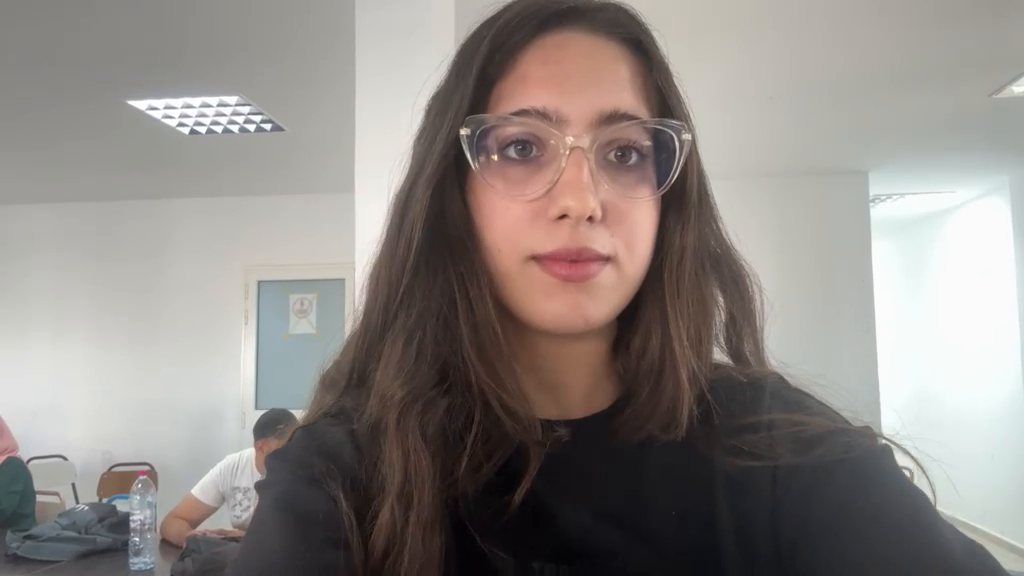
#> input picture frame 24 of data/raw/face_video.mp4, 1024 x 576 px
$ python process_video.py
#> lines starting #> are read from the running program, lines starting #| are printed output that depends on the picture; after the words box and inside, x2 and y2 are one past the last pixel; in counts of white or black regions, pixels touching at a corner belong together
from pathlib import Path
import cv2
import numpy as np
import pandas as pd
import matplotlib.pyplot as plt
from scipy.signal import butter, sosfiltfilt


# Project paths
ROOT = Path(__file__).resolve().parents[1]
INPUT_VIDEO = ROOT / "data" / "raw" / "face_video.mp4"
OUTPUT_DIR = ROOT / "outputs"

OUTPUT_DIR.mkdir(parents=True, exist_ok=True)


def get_face_detector():
    """Load OpenCV's pretrained frontal-face detector."""
    cascade_path = (
        cv2.data.haarcascades
        + "haarcascade_frontalface_default.xml"
    )

    detector = cv2.CascadeClassifier(cascade_path)

    if detector.empty():
        raise RuntimeError("Could not load the face detector.")

    return detector


def extract_regions(face):
    """
    Estimate forehead and cheek ROIs relative to a face box.

    These are approximate rectangular regions, not facial landmarks.
    """
    x, y, w, h = face

    return {
        "forehead": (
            x + int(0.25 * w),
            y + int(0.15 * h),
            int(0.50 * w),
            int(0.18 * h),
        ),
        "left_cheek": (
            x + int(0.12 * w),
            y + int(0.48 * h),
            int(0.30 * w),
            int(0.20 * h),
        ),
        "right_cheek": (
            x + int(0.58 * w),
            y + int(0.48 * h),
            int(0.30 * w),
            int(0.20 * h),
        ),
    }


def mean_green(frame, roi):
    """Return mean green-channel intensity for a rectangular ROI."""
    x, y, w, h = roi

    height, width = frame.shape[:2]
    x1 = max(0, x)
    y1 = max(0, y)
    x2 = min(width, x + w)
    y2 = min(height, y + h)

    if x2 <= x1 or y2 <= y1:
        return np.nan

    crop = frame[y1:y2, x1:x2]

    if crop.size == 0:
        return np.nan

    # OpenCV uses BGR channel order: green is index 1.
    return float(np.mean(crop[:, :, 1]))


def filter_signal(signal, fps):
    """
    Apply a 0.7–3.0 Hz exploratory band-pass filter.
    This range corresponds roughly to 42–180 cycles/minute.
    """
    signal = np.asarray(signal, dtype=float)

    if len(signal) < 30 or fps <= 6.0:
        return None

    if not np.isfinite(signal).all():
        return None

    signal = signal - np.mean(signal)

    nyquist = fps / 2.0
    low = 0.7 / nyquist
    high = min(3.0 / nyquist, 0.99)

    if not 0 < low < high < 1:
        return None

    sos = butter(
        3,
        [low, high],
        btype="bandpass",
        output="sos",
    )

    try:
        return sosfiltfilt(sos, signal)
    except ValueError:
        return None


def main():
    if not INPUT_VIDEO.exists():
        raise FileNotFoundError(
            f"Video not found: {INPUT_VIDEO}\n"
            "Place your video at data/raw/face_video.mp4"
        )

    detector = get_face_detector()
    cap = cv2.VideoCapture(str(INPUT_VIDEO))

    if not cap.isOpened():
        raise RuntimeError("Could not open the input video.")

    fps = cap.get(cv2.CAP_PROP_FPS)

    if not np.isfinite(fps) or fps <= 0:
        cap.release()
        raise RuntimeError("Could not determine video FPS.")

    rows = []
    frame_index = 0


    fourcc = cv2.VideoWriter_fourcc(*"XVID")
    annotated_path = OUTPUT_DIR / "annotated.avi"  # extension .avi
    annotated_path = OUTPUT_DIR / "annotated.mp4"
    annotated_writer = None

    cv2.namedWindow("FacePulse - live", cv2.WINDOW_NORMAL)
    cv2.setWindowProperty(
    "FacePulse - live",
    cv2.WND_PROP_TOPMOST,
    1
)
    cv2.resizeWindow("FacePulse - live", 960, 540)

    while True:
        ok, frame = cap.read()
#> frame is the input picture: shape (576, 1024, 3); mean B, G, R 131.6, 135.5, 141.8

        if not ok:
            break

        gray = cv2.cvtColor(frame, cv2.COLOR_BGR2GRAY)
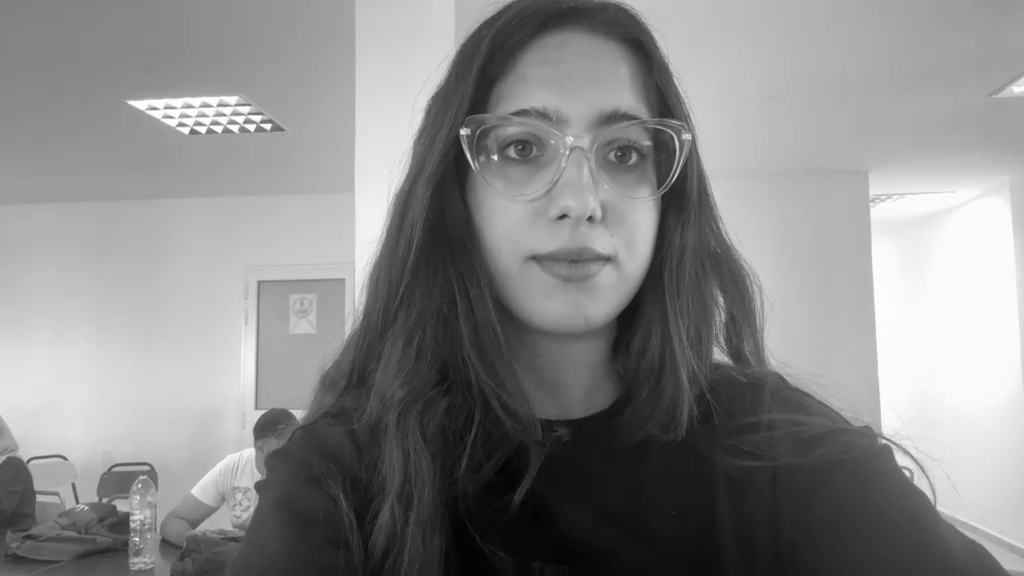
#> gray: shape (576, 1024); min 2, max 255, mean 136.9

        faces = detector.detectMultiScale(
            gray,
            scaleFactor=1.1,
            minNeighbors=5,
            minSize=(80, 80),
        )
#> faces = [[437, 56, 268, 268]]

        row = {
            "time_seconds": frame_index / fps,
            "face_detected": False,
            "forehead_green": np.nan,
            "left_cheek_green": np.nan,
            "right_cheek_green": np.nan,
        }


        green_view = frame[:, :, 1]

        if len(faces) > 0:
            # Use the largest detected face.
            x, y, w, h = max(
                faces,
                key=lambda box: box[2] * box[3],
            )
#> x = 437; y = 56; w = 268; h = 268

            row["face_detected"] = True

            cv2.rectangle(
                frame,
                (x, y),
                (x + w, y + h),
                (0, 255, 0),
                2,
            )
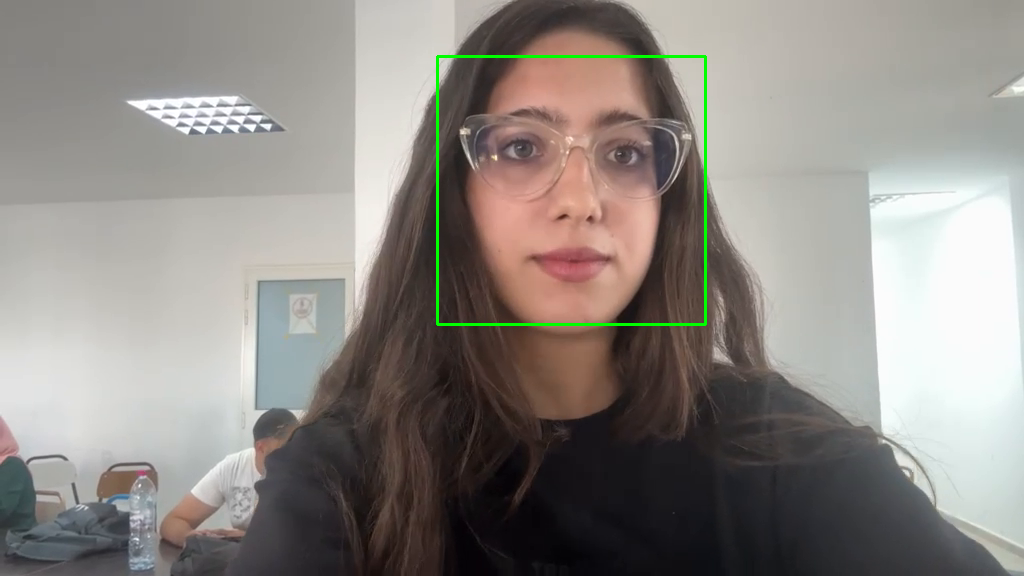
#> frame: shape (576, 1024, 3); 0.54% of pixels changed, all inside (x1, y1, x2, y2) = (436, 55, 707, 326)

            regions = extract_regions((x, y, w, h))
#> in extract_regions, `x, y, w, h = face`: x = 437; y = 56; w = 268
#> regions = {'forehead': (504, 96, 134, 48), 'left_cheek': (469, 184, 80, 53), 'right_cheek': (592, 184, 80, 53)}

            for name, roi in regions.items():
                value = mean_green(frame, roi)
                row[f"{name}_green"] = value

                rx, ry, rw, rh = roi
                cv2.rectangle(
                    frame,
                    (rx, ry),
                    (rx + rw, ry + rh),
                    (255, 180, 0),
                    2,
                )


                if not np.isnan(value):
                    cv2.putText(
                        frame,
                        f"{name}: {value:.2f}",
                        (rx, max(20, ry - 6)),
                        cv2.FONT_HERSHEY_SIMPLEX,
                        0.5,
                        (255, 255, 255),
                        1,
                        cv2.LINE_AA,
                    )
#> this loop made 3 passes
#> (name, x in mean_green, y in mean_green, w in mean_green, h in mean_green, x1 in mean_green, y1 in mean_green, x2 in mean_green) on passes 1 to 3: ('forehead', 504, 96, 134, 48, 504, 96, 638), ('left_cheek', 469, 184, 80, 53, 469, 184, 549), ('right_cheek', 592, 184, 80, 53, 592, 184, 672)
#> pass 1, in mean_green, `crop = frame[y1:y2, x1:x2]`:
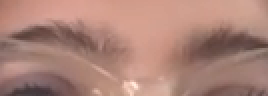
#> crop: shape (48, 134, 3) (shown 2 times larger); mean B, G, R 119.6, 131.1, 171.7
#> pass 2, in mean_green (call 2), `crop = frame[y1:y2, x1:x2]`:
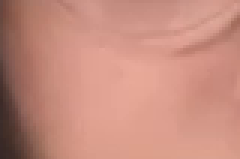
#> crop: shape (53, 80, 3) (shown 3 times larger); mean B, G, R 126.3, 140.5, 198.1
#> pass 3, in mean_green (call 3), `crop = frame[y1:y2, x1:x2]`:
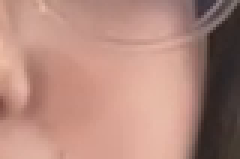
#> crop: shape (53, 80, 3) (shown 3 times larger); mean B, G, R 125, 136.8, 178.9
#> after the loop:
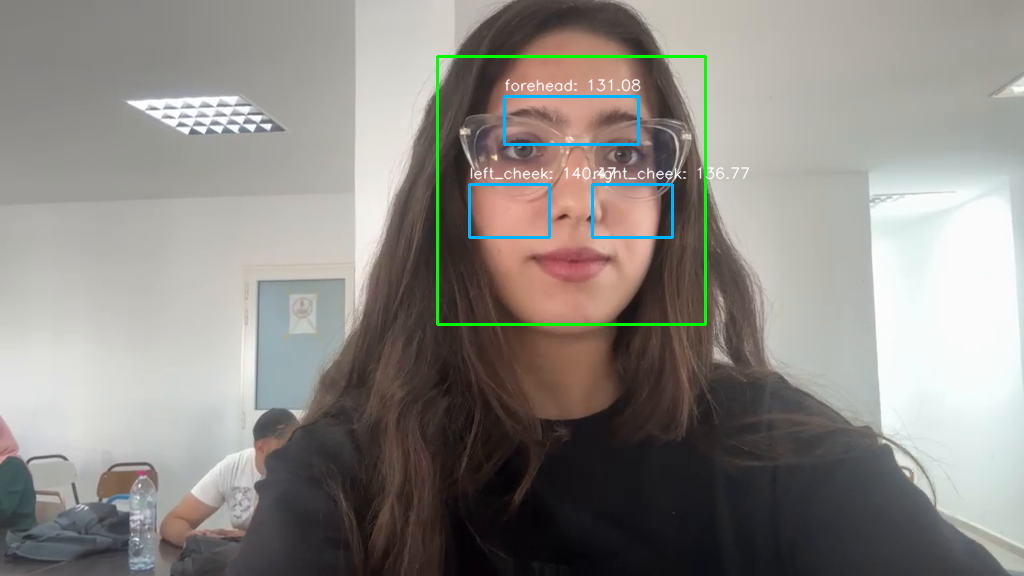
#> frame: shape (576, 1024, 3); 0.89% of pixels changed, all inside (x1, y1, x2, y2) = (468, 78, 750, 239)
#> after the loop, row = {'time_seconds': 0, 'face_detected': True, 'forehead_green': 131.1, 'left_cheek_green': 140.5, 'right_cheek_green': 136.8}

        rows.append(row)
        frame_index += 1


#> (the run stopped early here; a loop or call above may not have finished)

$ run again, starting later in the video
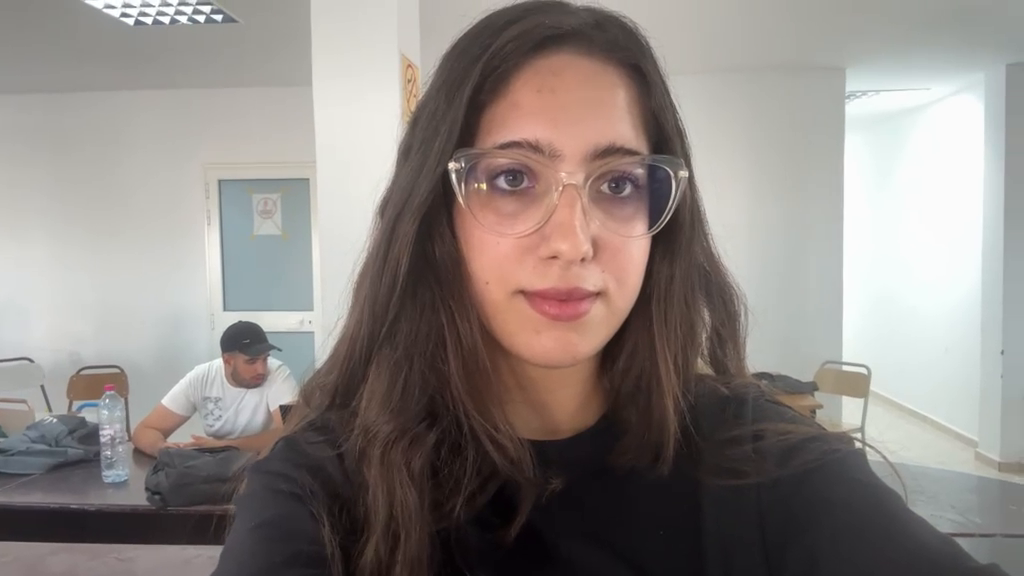
#> input picture frame 111 of data/raw/face_video.mp4, 1024 x 576 px
#> in main, frame is the input picture: shape (576, 1024, 3); mean B, G, R 130.8, 134.6, 141.7
#> faces = [[420, 77, 285, 285]]
#> in main, `x, y, w, h = max( faces, key=lambda box: box[2] * box[3], )`: x = 420; y = 77; w = 285
#> in main, `cv2.rectangle( frame, (x, y), (x + w, y + h), (0, 255, 0), 2, )`:
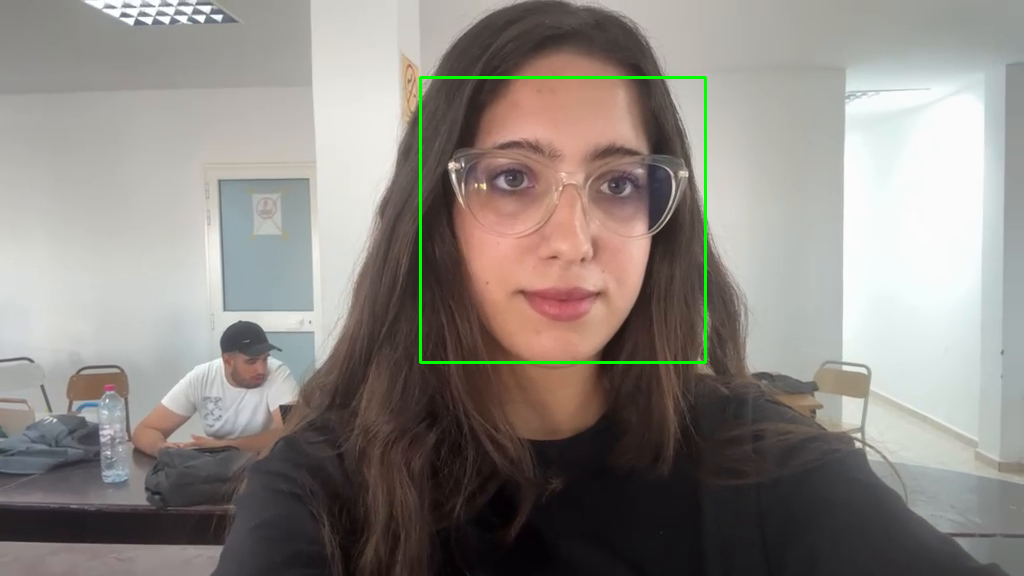
#> frame: shape (576, 1024, 3); 0.58% of pixels changed, all inside (x1, y1, x2, y2) = (419, 76, 707, 364)
#> in extract_regions, `x, y, w, h = face`: x = 420; y = 77; w = 285
#> regions = {'forehead': (491, 119, 142, 51), 'left_cheek': (454, 213, 85, 57), 'right_cheek': (585, 213, 85, 57)}
#> the loop in main, `for name, roi in regions.items():` made 3 passes
#> (name, x in mean_green, y in mean_green, w in mean_green, h in mean_green, x1 in mean_green, y1 in mean_green, x2 in mean_green) on passes 1 to 3: ('forehead', 491, 119, 142, 51, 491, 119, 633), ('left_cheek', 454, 213, 85, 57, 454, 213, 539), ('right_cheek', 585, 213, 85, 57, 585, 213, 670)
#> after the loop in main, `for name, roi in regions.items():`:
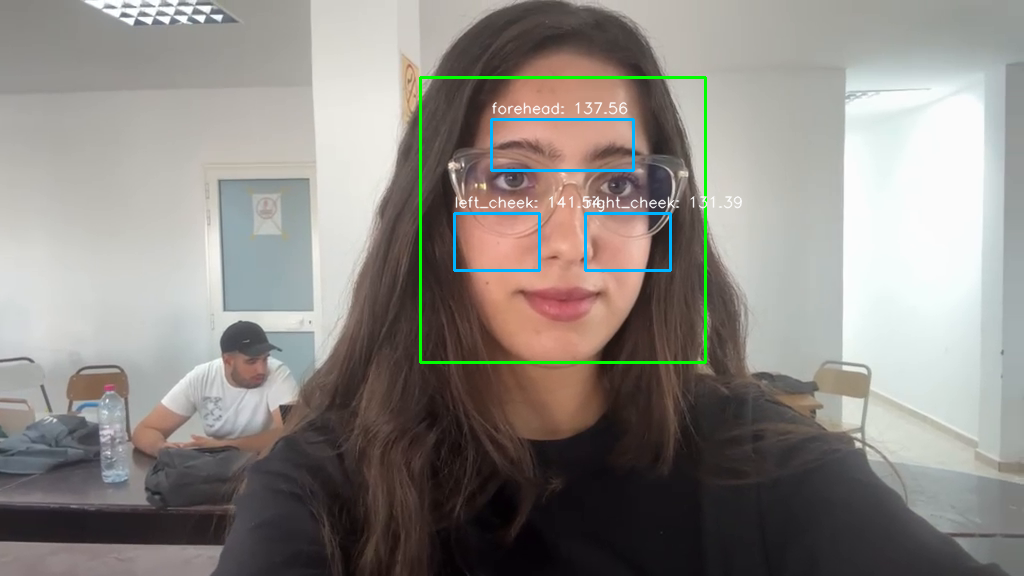
#> frame: shape (576, 1024, 3); 0.92% of pixels changed, all inside (x1, y1, x2, y2) = (453, 101, 743, 272)
#> after the loop in main, `for name, roi in regions.items():`: row = {'time_seconds': 0, 'face_detected': True, 'forehead_green': 137.6, 'left_cheek_green': 141.5, 'right_cheek_green': 131.4}

$ run again, starting later in the video
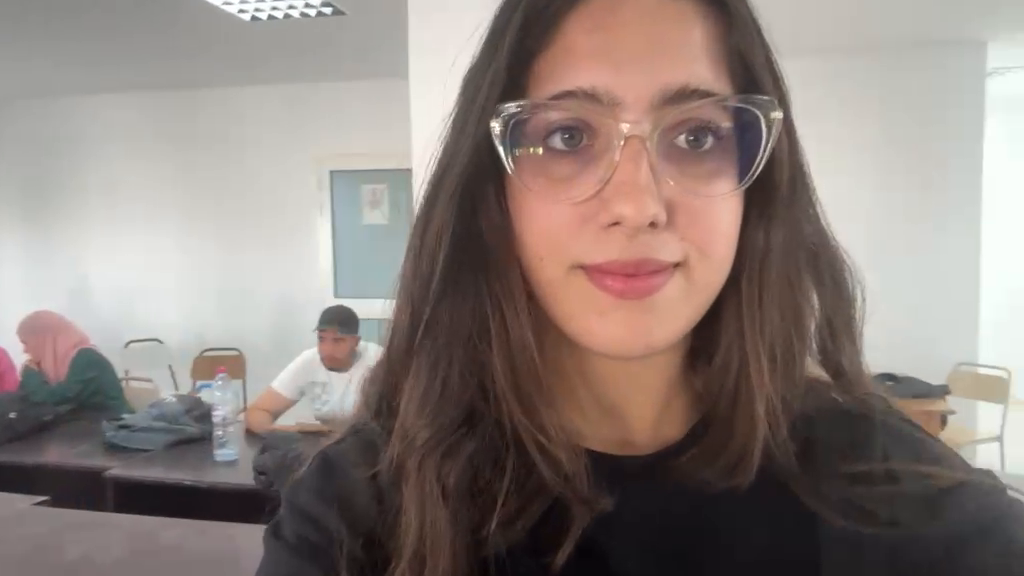
#> input picture frame 197 of data/raw/face_video.mp4, 1024 x 576 px
#> in main, frame is the input picture: shape (576, 1024, 3); mean B, G, R 124.3, 129.3, 141.1
#> faces = [[473, 31, 316, 316]]
#> in main, `x, y, w, h = max( faces, key=lambda box: box[2] * box[3], )`: x = 473; y = 31; w = 316
#> in main, `cv2.rectangle( frame, (x, y), (x + w, y + h), (0, 255, 0), 2, )`:
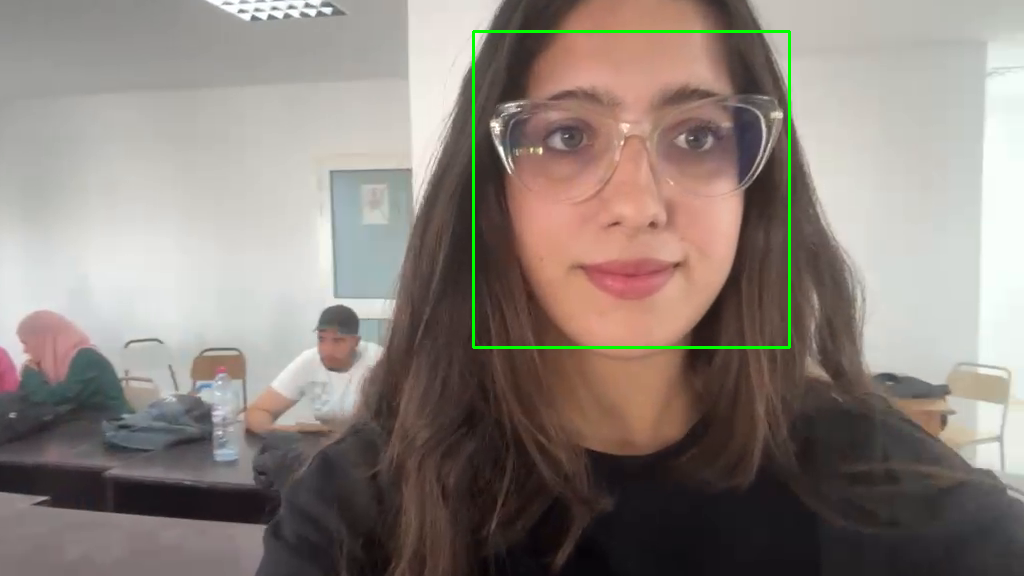
#> frame: shape (576, 1024, 3); 0.64% of pixels changed, all inside (x1, y1, x2, y2) = (472, 30, 791, 349)
#> in extract_regions, `x, y, w, h = face`: x = 473; y = 31; w = 316
#> regions = {'forehead': (552, 78, 158, 56), 'left_cheek': (510, 182, 94, 63), 'right_cheek': (656, 182, 94, 63)}
#> the loop in main, `for name, roi in regions.items():` made 3 passes
#> (name, x in mean_green, y in mean_green, w in mean_green, h in mean_green, x1 in mean_green, y1 in mean_green, x2 in mean_green) on passes 1 to 3: ('forehead', 552, 78, 158, 56, 552, 78, 710), ('left_cheek', 510, 182, 94, 63, 510, 182, 604), ('right_cheek', 656, 182, 94, 63, 656, 182, 750)
#> after the loop in main, `for name, roi in regions.items():`:
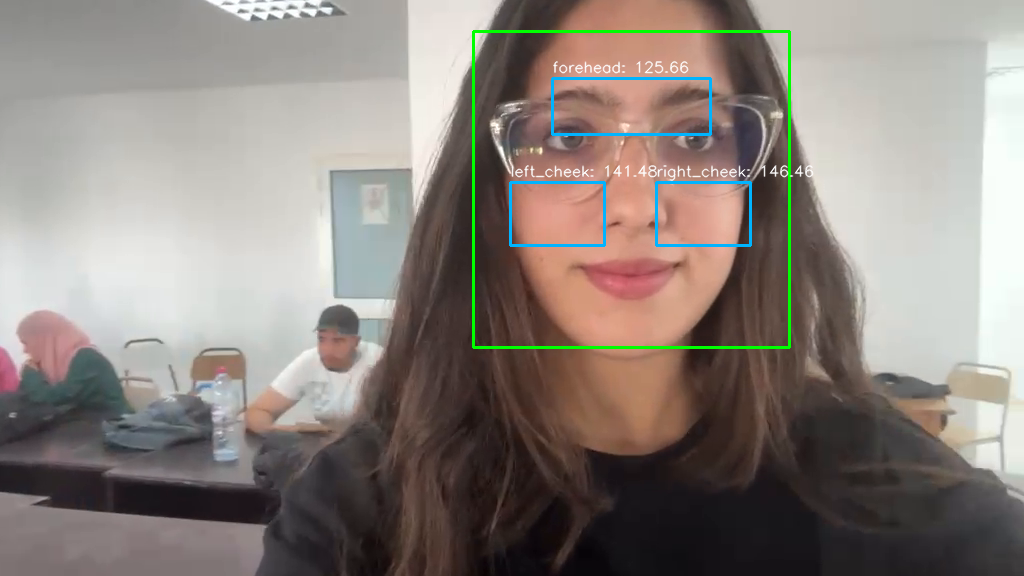
#> frame: shape (576, 1024, 3); 1% of pixels changed, all inside (x1, y1, x2, y2) = (509, 60, 814, 247)
#> after the loop in main, `for name, roi in regions.items():`: row = {'time_seconds': 0, 'face_detected': True, 'forehead_green': 125.7, 'left_cheek_green': 141.5, 'right_cheek_green': 146.5}
